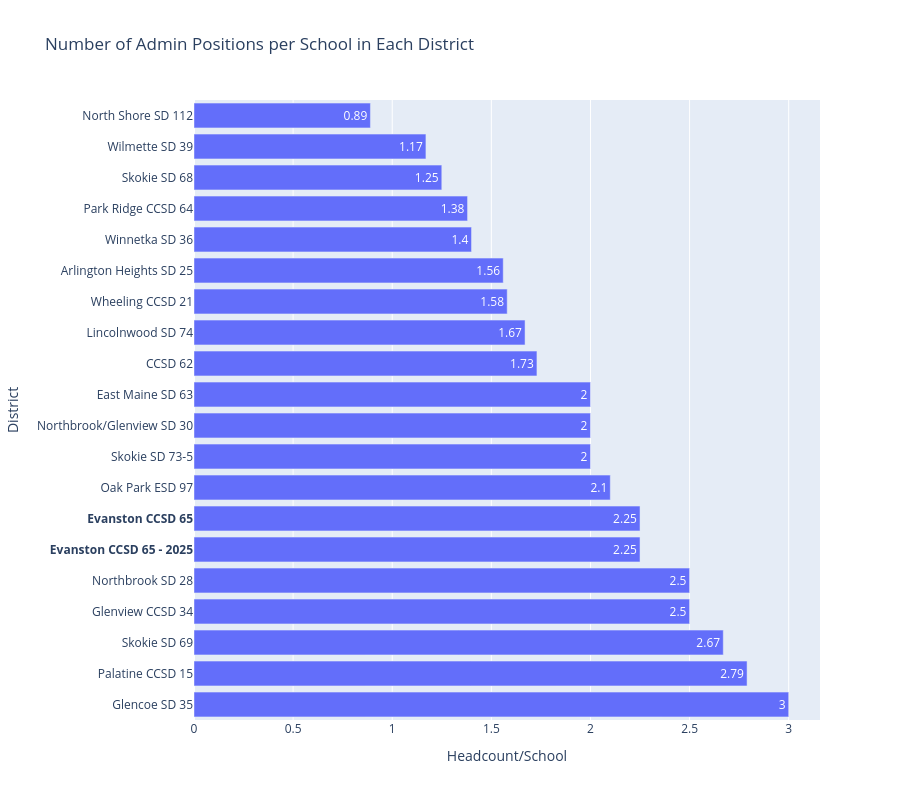

Notebook cell for this chart:
### Code cell
# Plot Number of Admin Positions per Number of Schools in each District
admin_data = admin_data.sort_values('headcount_per_school', ascending=False)

# Make Evanston label bold
y_labels = ['<b>' + district + '</b>' if district == 'Evanston CCSD 65' or district == 'Evanston CCSD 65 - 2025' else district 
            for district in admin_data['District']]

fig = go.Figure()

fig.add_trace(go.Bar(
    x=admin_data['headcount_per_school'],
    y=y_labels,
    orientation='h',
    text=admin_data['headcount_per_school'],
    textposition='auto'    
))

fig.update_layout(
    title='Number of Admin Positions per School in Each District',
    xaxis_title='Headcount/School',
    yaxis_title='District',
    height=800
)

fig.show()

### Figure 1 — Plotly figure (JSON) as saved in the notebook; plotly's stock layout.template omitted (floating-point values rounded to 4 significant figures)
{"data": [{"orientation": "h", "text": [3.0, 2.79, 2.67, 2.5, 2.5, 2.25, 2.25, 2.1, 2.0, 2.0, 2.0, 1.73, 1.67, 1.58, 1.56, 1.4, 1.38, 1.25, 1.17, 0.89], "textposition": "auto", "type": "bar", "x": [3.0, 2.79, 2.67, 2.5, 2.5, 2.25, 2.25, 2.1, 2.0, 2.0, 2.0, 1.73, 1.67, 1.58, 1.56, 1.4, 1.38, 1.25, 1.17, 0.89], "y": ["Glencoe SD 35", "Palatine CCSD 15", "Skokie SD 69", "Glenview CCSD 34", "Northbrook SD 28", "<b>Evanston CCSD 65 - 2025</b>", "<b>Evanston CCSD 65</b>", "Oak Park ESD 97", "Skokie SD 73-5", "Northbrook/Glenview SD 30", "East Maine SD 63", "CCSD 62", "Lincolnwood SD 74", "Wheeling CCSD 21", "Arlington Heights SD 25", "Winnetka SD 36", "Park Ridge CCSD 64", "Skokie SD 68", "Wilmette SD 39", "North Shore SD 112"]}], "layout": {"height": 800, "title": {"text": "Number of Admin Positions per School in Each District"}, "xaxis": {"title": {"text": "Headcount/School"}}, "yaxis": {"title": {"text": "District"}}}}
